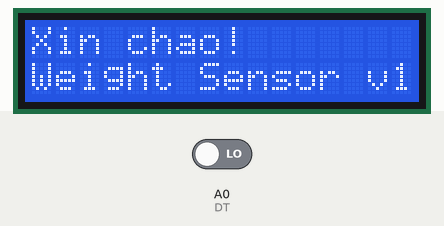
Recording of a sketch running on a simulated Arduino Uno, built with avr-gcc and run on an emulated ATmega328P. On the bench: 16×2 character LCD. The test bench sets the inputs (shaded band); at power-on: A0 (DT) LOW. What the sketch prints to the serial monitor is not drawn.

Above: at 1.1 s.
At 2.2 s:
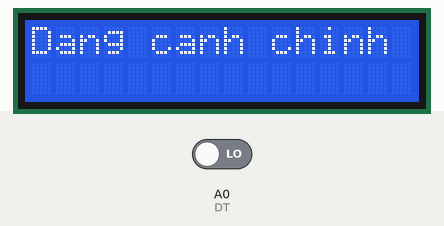
At 3.6 s:
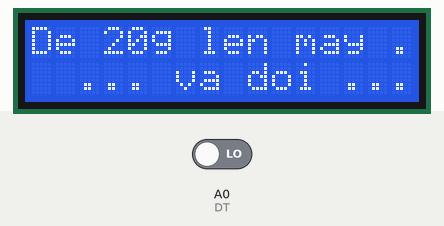

Measured:
- what the display in image 0 shows lasts 1.0 s, from 1.1 s to 2.1 s
- what the display in image 1 shows lasts 1.4 s, from 2.1 s to 3.5 s

The sketch:

load_cell_with_lcd.ino
```cpp
/*
 * https://www.instructables.com/id/LCD-With-I2C/
But the wiring is wrong for this topic:  Then connect the SCL pin to A4 pin on the Arduino and the SDA pin to the A5 pin on the Arduino
--> in fact, SDA->A4, SCL->A5 and the lcd object init is different
lol, crap topic
 *
 * Scanning result:
  I2C device found at address 0x27  !
 * library:
 * https://github.com/johnrickman/LiquidCrystal_I2C
 */
#include  <Wire.h>
#include  <LiquidCrystal_I2C.h>

LiquidCrystal_I2C lcd(0x27,16,2);  // set the LCD address to 0x27 for a 16 chars and 2 line display

#define DT A0
#define SCK A1

//calibrate button
//#define sw 2

long sample=0;
float val=0;
long count=0;

unsigned long readCount(void)
{
  unsigned long Count;
  unsigned char i;
  pinMode(DT, OUTPUT);
  digitalWrite(DT,HIGH);
  digitalWrite(SCK,LOW);
  Count=0;
  pinMode(DT, INPUT);
  while(digitalRead(DT));
  for (i=0;i<24;i++)
  {
    digitalWrite(SCK,HIGH);
    Count=Count<<1;
    digitalWrite(SCK,LOW);
    if(digitalRead(DT))
    Count++;
  }
  digitalWrite(SCK,HIGH);
  Count=Count^0x800000;
  digitalWrite(SCK,LOW);
  return(Count);
}

void setup() {
  lcd.init();                      // initialize the lcd
  lcd.backlight();
  delay(1000);
  lcd.setCursor(0,0);
  lcd.print("Xin chao!");
  lcd.setCursor(0,1);
  lcd.print("Weight Sensor v1");

  Serial.begin(9600);
  pinMode(SCK, OUTPUT);
  //pinMode(sw, INPUT_PULLUP);
  //lcd.begin(16, 2);
  //lcd.print("    Weight ");
  //lcd.setCursor(0,1);
  //lcd.print(" Measurement ");
  delay(1000);
  //lcd.clear();
  calibrate();
}

void loop()
{
  Serial.println("Start reading ...");

  int baseCount = 839500;

  count= readCount();
  Serial.print(count-baseCount);
  int w=(((count-sample)/val)-2*((count-sample)/val));
  Serial.print("weight:");
  Serial.print((int)w);
  Serial.println("g");

  lcd.clear();
  lcd.setCursor(0,0);
  lcd.print("Weight sensor v1");
  lcd.setCursor(0,1);
  String sMsg = "KQ: " + String((int)w) + "g";
  lcd.print(sMsg);

  //Serial.println("Stop reading ...");
  delay(1000);
  /*
  lcd.setCursor(0,0);
  lcd.print("Weight            ");
  lcd.setCursor(0,1);
  lcd.print(w);
  lcd.print("g             ");
  */

  /*
  if(digitalRead(sw)==0)
  {
    val=0;
    sample=0;
    w=0;
    count=0;
    calibrate();
  }*/
}

void calibrate()
{
  /*
  lcd.clear();
  lcd.print("Calibrating...");
  lcd.setCursor(0,1);
  lcd.print("Please Wait...");
  */
  int iTotalSample = 100;
  Serial.println("Calibrating ...");
  lcd.clear();
  lcd.setCursor(0,0);
  lcd.print("Dang canh chinh ...");
  delay(500);

  for(int i=0;i<iTotalSample;i++)
  {
    count=readCount();
    sample+=count;
    Serial.println(count);
  }
  sample/=iTotalSample;
  Serial.print("Avg:");
  Serial.println(sample);
  //lcd.clear();
  //lcd.print("Put 100g & wait");

  float fSampleWeight = 20.0;
  int iSampleWeight = int(fSampleWeight)*10;
  Serial.println("Put 20g and wait");
  lcd.clear();
  lcd.setCursor(0,0);
  lcd.print("De 20g len may ...");
  lcd.setCursor(0,1);
  lcd.print("  ... va doi ...");
  delay(2000);

  count=0;
  while(count<iSampleWeight)
  {
    count=readCount();
    count=sample-count;
    Serial.println(count);
  }
  //lcd.clear();
  //lcd.print("Please Wait....");
  Serial.println("Please Wait ...");
  delay(2000);
  for(int i=0;i<100;i++)
  {
    count=readCount();
    val+=sample-count;
    Serial.println(sample-count);
  }
  val=val/100.0;
  val=val/fSampleWeight; //100.0;        // put here your calibrating weight

  lcd.setCursor(0,1);
  lcd.print("Done!");
  delay(1000);

}
```
